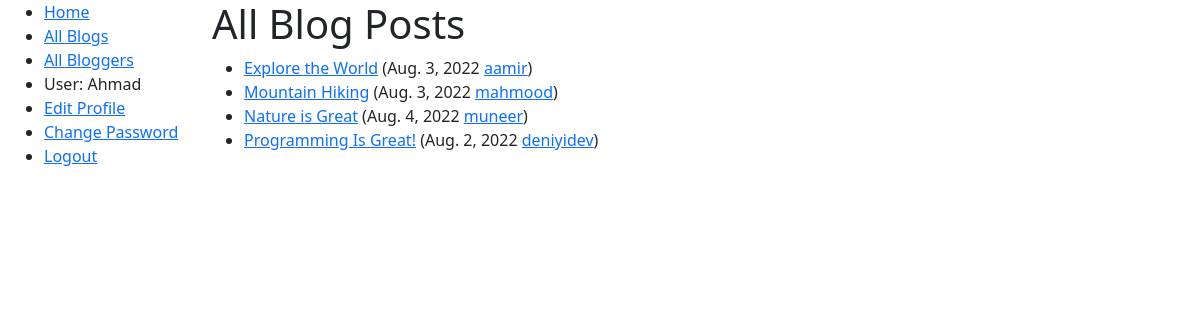
/blog/blogs/ (signed in), run on the app's committed database.
### blog/models.py (models this page shows, shortened)
class Blog(models.Model):
    title = models.CharField(max_length=150)
    excerpt = models.CharField(max_length=200)
    image = models.ImageField(upload_to="articles", null=True)
    post_date = models.DateTimeField(auto_now_add=True)
    updated = models.DateTimeField(auto_now=True)
    is_delete = models.BooleanField(default=False)
    slug = models.SlugField(unique=True, max_length=100, blank=True)
    content = models.TextField(validators=[MinLengthValidator(10)])
    objects = AllObjects()
    active_objects = ActiveObjects()
    author = models.ForeignKey(User, on_delete=models.SET_NULL, null=True, related_name="blogs")
    class Meta:
        ordering = ["title", "author"]
    def get_absolute_url(self):
        return reverse("blog:blog-detail", args=[str(self.slug)])

### blog/views.py (the view)
# urls.py: path('blogs/', views.BlogListView.as_view(), name="blog-list-page"),
class BlogListView(ListView):
    model = Blog
    ordering = ["-id"]
    def get_queryset(self):
        return Blog.active_objects.all()

### blog/models.py (called while the page is built)
    def get_queryset(self):
        return super(ActiveObjects, self).get_queryset().filter(is_delete=False)

### blog/templates/blog/blog_list.html
{% extends "blog/base_generic.html" %}
{% block content %}
  <h1>All Blog Posts</h1>
  {% if blog_list %}
  <ul>
    {% for blog in blog_list %}
      <li>
        <a href="{{ blog.get_absolute_url }}">{{ blog.title }}</a>
          ({{ blog.post_date.date }}
          <a href="{% url "blog:author-detail" blog.author.id %}">{{blog.author}}</a>)
      </li>
    {% endfor %}
  </ul>
  {% else %}
    <p>There are no books in the library.</p>
  {% endif %}
{% endblock %}

### blog/templates/blog/base_generic.html (shortened to what this page needs)
{% load static %}
<!DOCTYPE html>
<html lang="en">
<head>
  <link href="https://cdn.jsdelivr.net/npm/bootstrap@5.1.3/dist/css/bootstrap.min.css" rel="stylesheet">
  <link rel="stylesheet" href="{% static 'css/styles.css' %}">
</head>
<body>
  <div class="container-fluid">
    <div class="row">
      <div class="col-sm-2">
      {% block sidebar %}
        <ul class="sidebar-nav">
          <li><a href="{% url 'blog:starting-page' %}">Home</a></li>
          <li><a href="{% url 'blog:blog-list-page' %}">All Blogs</a></li>
          <li><a href="{% url 'blog:bloggers-list' %}">All Bloggers</a></li>
            {% if user.is_authenticated %}
             <li>User: {{ user.first_name }}</li>
             <li><a href="{% url 'blog:profile_edit'%}">Edit Profile</a></li>
                <li><a href="{% url 'blog:password_change'%}?next={{request.path}}">Change Password</a></li>
             <li><a href="{% url 'logout'%}?next={{request.path}}">Logout</a></li>
           {% else %}
             <li><a href="{% url 'login'%}?next={{request.path}}">Login</a></li>
           {% endif %}
        </ul>
     {% endblock %}
      </div>
      <div class="col-sm-10 ">
          {% block content %}
          {% endblock %}
      </div>
    </div>
  </div>
</body>
</html>

### data on the page
Blog: title "Explore the World", post_date "Aug. 3, 2022", author "aamir"
Blog: title "Mountain Hiking", post_date "Aug. 3, 2022", author "mahmood"
Blog: title "Nature is Great", post_date "Aug. 4, 2022", author "muneer"
Blog: title "Programming Is Great!", post_date "Aug. 2, 2022", author "deniyidev"

### other printed values
{{ user.first_name }} "Ahmad"
